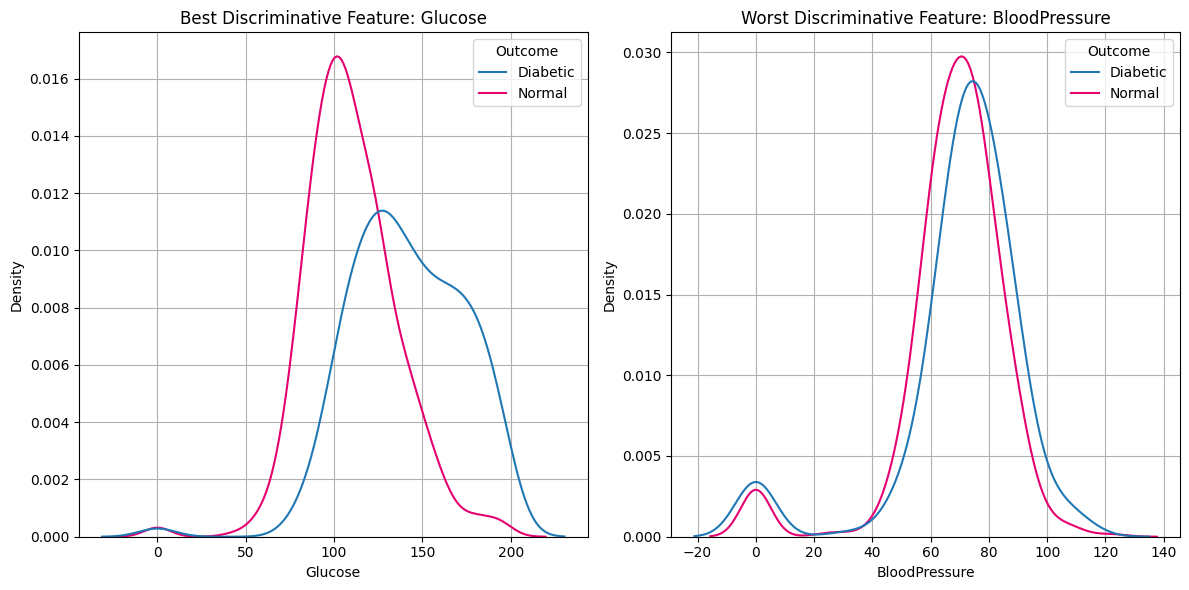

The script that drew this image:
import pandas as pd, seaborn as sns, matplotlib.pyplot as plt
from scipy.io.arff import loadarff
from sklearn.feature_selection import f_classif

# Load the dataset
data = loadarff('./diabetes.arff')
df = pd.DataFrame(data[0])

# Separate features and target variable
df["Outcome"] = df["Outcome"].str.decode("utf-8")
X, y = df.drop("Outcome", axis=1), df["Outcome"]
df["Outcome"] = df["Outcome"].map({'1': 'Diabetic', '0': 'Normal'})

# Apply f_classif
f_values, p_values = f_classif(X, y)

# Find best and worst discriminative features
best_feature = X.columns[f_values.argmax()]
worst_feature = X.columns[f_values.argmin()]

plt.figure(figsize=(12, 6))
custom_palette = ["#1f77b4", "#E40071"]

# Plot for the best discriminative features
plt.subplot(1, 2, 1)
sns.kdeplot(data=df, x=best_feature, hue='Outcome', 
            fill=False, common_norm=False, palette=custom_palette)
plt.title(f'Best Discriminative Feature: {best_feature}')
plt.grid(True)

# Plot for the worst discriminative features
plt.subplot(1, 2, 2)
sns.kdeplot(data=df, x=worst_feature, hue='Outcome', 
            fill=False, common_norm=False, palette=custom_palette)
plt.title(f'Worst Discriminative Feature: {worst_feature}')
plt.grid(True)

plt.tight_layout()
plt.show()
